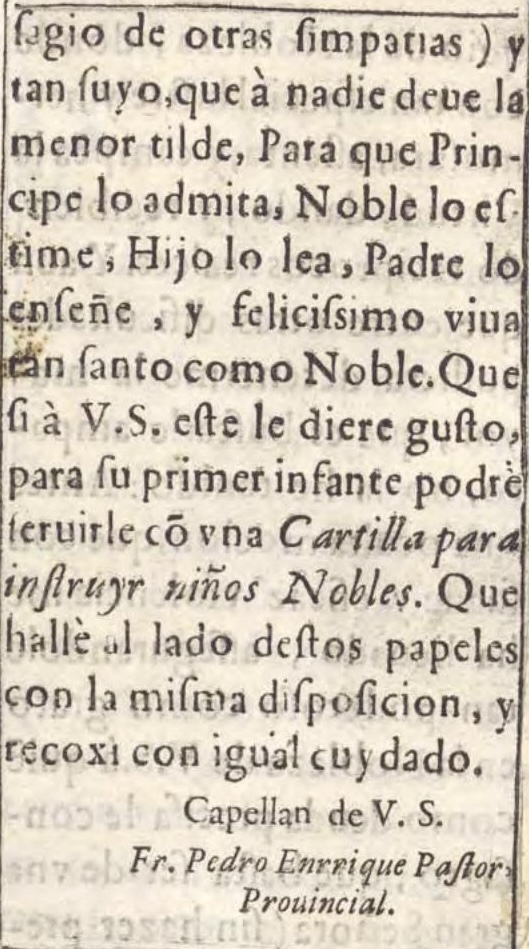
#> input picture cropped_pages/0.jpg, 529 x 949 px, found by its file name; its folder holds only this picture in this run
$ jupyter execute --allow-errors transformer_text_recognition.ipynb   (shell and % lines are left out)
#> lines starting #> are read from the running program, lines starting #| are printed output that depends on the picture; after the words box and inside, x2 and y2 are one past the last pixel; in counts of white or black regions, pixels touching at a corner belong together
[cell 1]
from pathlib import Path
import numpy as np
import math
from itertools import groupby
import h5py
import numpy as np
import unicodedata
import cv2
import torch
from torch import nn
from torchvision.models import resnet50, resnet101
from torch.autograd import Variable
import torchvision
from torch.utils.data import Dataset
import time

[cell 2]
import os
import multiprocessing
import numpy as np
from tqdm import tqdm
from functools import partial
import cv2
import numba as nb

# [262 lines left out: functions estimate_light_distribution, illumination_compensation, sauvola, remove_cursive_style, preprocess, preprocess_images_in_folder, not called in this run]

[cell 3]
import html
import string
import re

# [7 lines left out: function normalization, not called in this run]


RE_DASH_FILTER = re.compile(r'[\-\˗\֊\‐\‑\‒\–\—\⁻\₋\−\﹣\－]', re.UNICODE)
RE_APOSTROPHE_FILTER = re.compile(r'&#39;|[ʼ՚＇‘’‛❛❜ߴߵ`‵´ˊˋ{}{}{}{}{}{}{}{}{}]'.format(
    chr(768), chr(769), chr(832), chr(833), chr(2387),
    chr(5151), chr(5152), chr(65344), chr(8242)), re.UNICODE)
RE_RESERVED_CHAR_FILTER = re.compile(r'[¶¤«»]', re.UNICODE)
RE_LEFT_PARENTH_FILTER = re.compile(r'[\(\[\{\⁽\₍\❨\❪\﹙\（]', re.UNICODE)
RE_RIGHT_PARENTH_FILTER = re.compile(r'[\)\]\}\⁾\₎\❩\❫\﹚\）]', re.UNICODE)
RE_BASIC_CLEANER = re.compile(r'[^\w\s{}]'.format(re.escape(string.punctuation)), re.UNICODE)

LEFT_PUNCTUATION_FILTER = """!%&),.:;<=>?@\\]^_`|}~"""
RIGHT_PUNCTUATION_FILTER = """"(/<=>@[\\^_`{|~"""
NORMALIZE_WHITESPACE_REGEX = re.compile(r'[^\S\n]+', re.UNICODE)

# [21 lines left out: function text_standardize, not called in this run]

[cell 4]
class PositionalEncoding(nn.Module):
    # [11 lines left out: function __init__, not called in this run]

    def forward(self, x):
        x = x + self.pe[:x.size(0), :]
        return self.dropout(x)


class OCR(nn.Module):

    def __init__(self, vocab_len, hidden_dim, nheads,
                 num_encoder_layers, num_decoder_layers):
        super().__init__()

        # create ResNet-101 backbone
        self.backbone = resnet101()
        del self.backbone.fc

        # create conversion layer
        self.conv = nn.Conv2d(2048, hidden_dim, 1)

        # create a default PyTorch transformer
        self.transformer = nn.Transformer(
            hidden_dim, nheads, num_encoder_layers, num_decoder_layers)

        # prediction heads with length of vocab
        # DETR used basic 3 layer MLP for output
        self.vocab = nn.Linear(hidden_dim,vocab_len)

        # output positional encodings (object queries)
        self.decoder = nn.Embedding(vocab_len, hidden_dim)
        self.query_pos = PositionalEncoding(hidden_dim, .2)

        # spatial positional encodings, sine positional encoding can be used.
        # Detr baseline uses sine positional encoding.
        self.row_embed = nn.Parameter(torch.rand(50, hidden_dim // 2))
        self.col_embed = nn.Parameter(torch.rand(50, hidden_dim // 2))
        self.trg_mask = None

    # [16 lines left out: functions generate_square_subsequent_mask, get_feature, not called in this run]


    def make_len_mask(self, inp):
        return (inp == 0).transpose(0, 1)


    # [29 lines left out: function forward, not called in this run]


def make_model(vocab_len, hidden_dim=256, nheads=4,
                 num_encoder_layers=4, num_decoder_layers=4):

    return OCR(vocab_len, hidden_dim, nheads,
                 num_encoder_layers, num_decoder_layers)

[cell 5]
"""
Uses generator functions to supply train/test with data.
Image renderings and text are created on the fly each time.
"""

class DataGenerator(Dataset):
    """Generator class with data streaming"""

    # [44 lines left out: functions __init__, __getitem__, not called in this run]

    def __len__(self):
      return self.size


class Tokenizer():
    """Manager tokens functions and charset/dictionary properties"""

    def __init__(self, chars, max_text_length=128):
        self.PAD_TK, self.UNK_TK,self.SOS,self.EOS = "¶", "¤", "SOS", "EOS"
        self.chars = [self.PAD_TK] + [self.UNK_TK ]+ [self.SOS] + [self.EOS] +list(chars)
        self.PAD = self.chars.index(self.PAD_TK)
        self.UNK = self.chars.index(self.UNK_TK)

        self.vocab_size = len(self.chars)
        self.maxlen = max_text_length

    # [31 lines left out: functions encode, decode, remove_tokens, not called in this run]

[cell 6]
class LabelSmoothing(nn.Module):
    "Implement label smoothing."
    def __init__(self, size, padding_idx=0, smoothing=0.0):
        super(LabelSmoothing, self).__init__()
        self.criterion = nn.KLDivLoss(size_average=False)
        self.padding_idx = padding_idx
        self.confidence = 1.0 - smoothing
        self.smoothing = smoothing
        self.size = size
        self.true_dist = None

    # [11 lines left out: function forward, not called in this run]

[cell 7]
import os
import datetime
import string

batch_size = 16
epochs = 200


source = 'bentham'
source_path = '/kaggle/input/bentham-dataset/bentham.hdf5'
output_path = os.path.join("..", "output", source)
target_path = os.path.join(output_path, "checkpoint_weights_iam.hdf5")
os.makedirs(output_path, exist_ok=True)

# define input size, number max of chars per line and list of valid chars
input_size = (1024, 128, 1)
max_text_length = 128
charset_base = string.printable[:95]

print("source:", source_path)
print("output", output_path)
print("target", target_path)
print("charset:", charset_base)

[cell 8]
import torchvision.transforms as T

#> (the rest of this cell did not finish here and is left out)

[cell 9]
tokenizer = Tokenizer(charset_base)

#> (a cell that did not finish here is left out)

#> (a cell that did not finish here is left out)

#> (a cell that did not finish here is left out)

[cell 13]
# [39 lines left out: functions train, evaluate, not called in this run]

[cell 14]
#train model

# [5 lines left out: function epoch_time, not called in this run]

best_valid_loss = np.inf
c = 0

train_losses_pre = []
val_losses_pre = []

#> (the rest of this cell did not finish here and is left out)

[cell 15]
#the model has been trained for 200 epochs, and the recorded training loss after 200 epochs = 0.041

#> (a cell that did not finish here is left out)

_=model.to(device)

model.load_state_dict(torch.load('/kaggle/input/pretrain_bentham/pytorch/bentham_pretrain/1/bentham_pretrained_model.pt'))

[cell 17]
# [9 lines left out: function get_memory, not called in this run]

[cell 18]
# [23 lines left out: function test, not called in this run]

#> (a cell that did not finish here is left out)

[cell 20]
import string
import unicodedata
import editdistance
import numpy as np


# [35 lines left out: function ocr_metrics, not called in this run]

#> (a cell that did not finish here is left out)

#### The following are the results for the public dataset. i.e. Bentham Dataset.

[cell 22]
import matplotlib.pyplot as plt


error_types = ['CER', 'WER', 'SER']
#> (the rest of this cell did not finish here and is left out)

### The cells below are for finetuning based on the given Spanish Literature.

[cell 23]
import cv2
import numpy as np
import pytesseract
import os
import h5py
import pandas as pd
from torch.utils.data import Dataset


import cv2
import numpy as np
import pytesseract
import os
import h5py
import pandas as pd
from torch.utils.data import Dataset


def crop_dict(page):

    page = cv2.imread(page)
#> page is the input picture: shape (949, 529, 3); mean B, G, R 186.9, 201.7, 211.2
    master_page_par_line_list = []

    image = cv2.cvtColor(np.array(page), cv2.COLOR_RGB2GRAY)
    _, image = cv2.threshold(image, 127, 255, cv2.THRESH_BINARY)
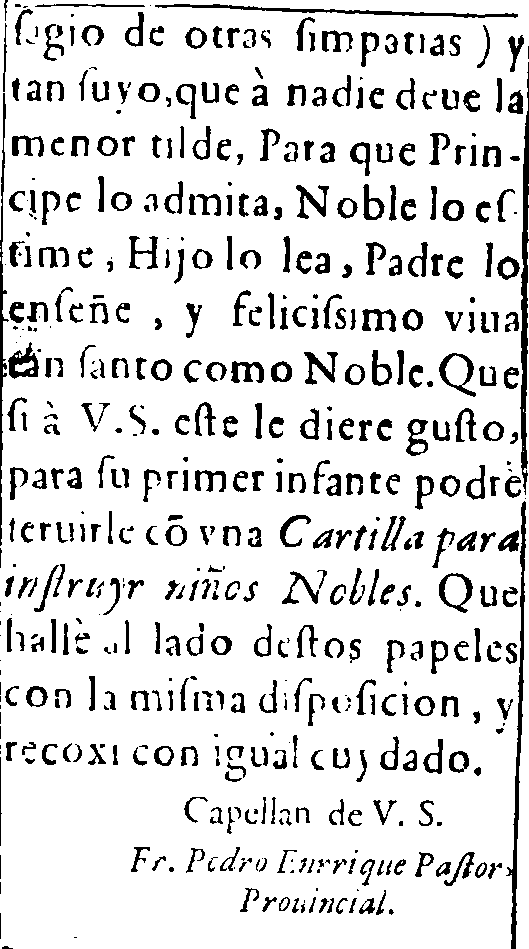
#> image: shape (949, 529); 87.2% white; 534 black regions (99 under 20 px), largest, box (x1, y1, x2, y2) and area: (520, 62, 529, 495) 2013, (506, 501, 526, 949) 1803, (155, 4, 518, 18) 1153

    data = pytesseract.image_to_data(image,config='--oem 3 --psm 6', output_type='dict')

    page_num = 1

    df = pd.DataFrame(data)
    df = df[df["conf"] > 0]
    df["page_num"] = page_num

    page_par_line_dict = {}
    for index, row in df.iterrows():
        page_par_line = f"{page_num}_{row['par_num']}_{row['line_num']}"
        if(page_par_line not in page_par_line_dict):
            page_par_line_dict[page_par_line] = {"text": str(row["text"]) + " ", "box": (row['left'], row['top'], row['left'] + row['width'], row['top'] + row['height'])}
        else:
            page_par_line_dict[page_par_line]["text"] = page_par_line_dict[page_par_line]["text"] + str(row["text"]) + " "
            page_par_line_dict[page_par_line]['box'] = (min(page_par_line_dict[page_par_line]['box'][0], row['left']),
                                                    min(page_par_line_dict[page_par_line]['box'][1], row['top']),
                                                    max(page_par_line_dict[page_par_line]['box'][2], row['left'] + row['width']),
                                                    max(page_par_line_dict[page_par_line]['box'][3], row['top'] + row['height']))


    for entry in page_par_line_dict:
        splitted_key = entry.split('_')
        entry_value = page_par_line_dict[entry]
        master_page_par_line_list.append({
            'page_number' : splitted_key[0],
            'paragraph_number' : splitted_key[1],
            'line_number' : splitted_key[2],
            'entry_text' : entry_value['text'],
            'bounding_box' : entry_value['box']
        })

    imgs_cropped = {}


    img_text_dict = {"dt" : [], "gt" : []}

    for line in page_par_line_dict.values():
        if line['box'] is not None:
            cv2.rectangle(image, (line['box'][0], line['box'][1]), (line['box'][2], line['box'][3]), (0, 0, 255), 2)
            img_cropped = image[line['box'][1]:line['box'][3], line['box'][0]:line['box'][2]]
            if not os.path.exists('cropped_lines'):
                os.makedirs('cropped_lines')
            cv2.imwrite(f"cropped_lines/{line['box'][1]}.jpg", img_cropped)
#             print(line['text'])
            imgs_cropped[line['box'][1]] = img_cropped
            assert os.path.exists(f'cropped_lines/{line["box"][1]}.jpg')
            img_text_dict["dt"].append(preprocess(f"cropped_lines/{line['box'][1]}.jpg",(1024,128,1)))
            img_text_dict["gt"].append(line['text'].encode())

    return img_text_dict


class DataGenerator_Sp(Dataset):
    # [34 lines left out: functions __init__, __getitem__, not called in this run]

    def __len__(self):
        return self.size

[cell 24]
cropped = os.listdir("/kaggle/input/spanish-cropped/cropped_pages")
cropped_sorted = sorted([filename for filename in cropped if filename.endswith('.jpg')], key=lambda x: int(os.path.splitext(x)[0]))
print(cropped_sorted)
c_list = []

#> (the rest of this cell did not finish here and is left out)

#> (a cell that did not finish here is left out)

#> (a cell that did not finish here is left out)

_=pretrained_model.to(device)

pretrained_model.load_state_dict(torch.load('/kaggle/input/pretrain_bentham/pytorch/bentham_pretrain/1/bentham_pretrained_model.pt'))

#> (a cell that did not finish here is left out)


$ run again, on cropped_pages/12.jpg
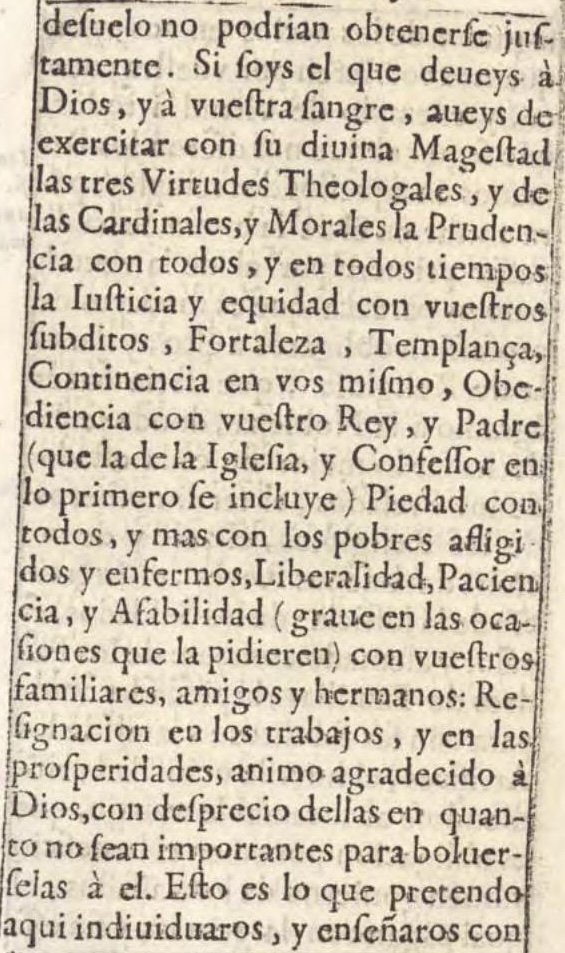
#> input picture cropped_pages/12.jpg, 565 x 953 px, found by its file name
#> in crop_dict, page is the input picture: shape (953, 565, 3); mean B, G, R 177, 195.6, 207
#> in crop_dict, `_, image = cv2.threshold(image, 127, 255, cv2.THRESH_BINARY)`:
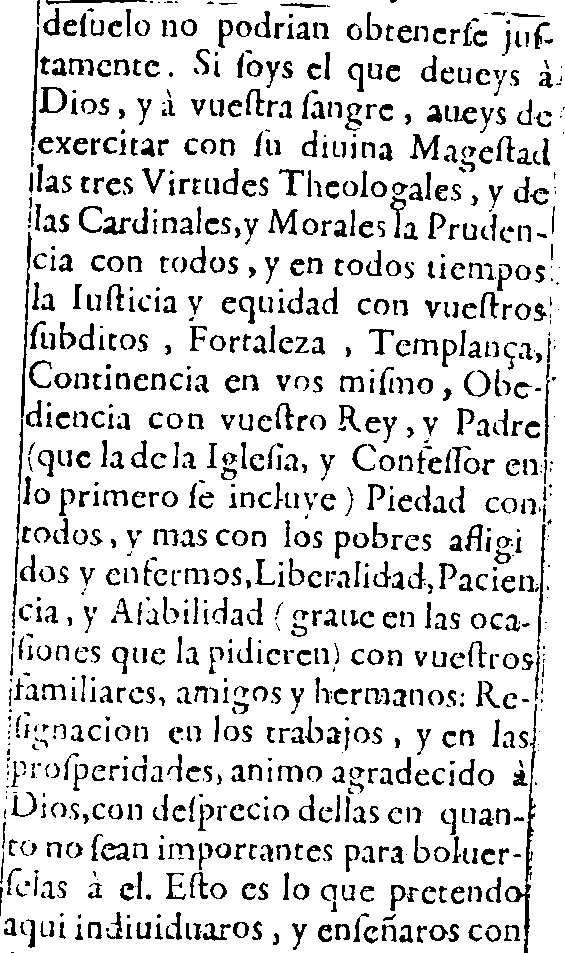
#> image: shape (953, 565); 85.2% white; 1066 black regions (233 under 20 px), largest, box (x1, y1, x2, y2) and area: (505, 704, 537, 953) 954, (21, 232, 32, 418) 506, (12, 419, 23, 629) 476

$ run again, on cropped_pages/13.jpg
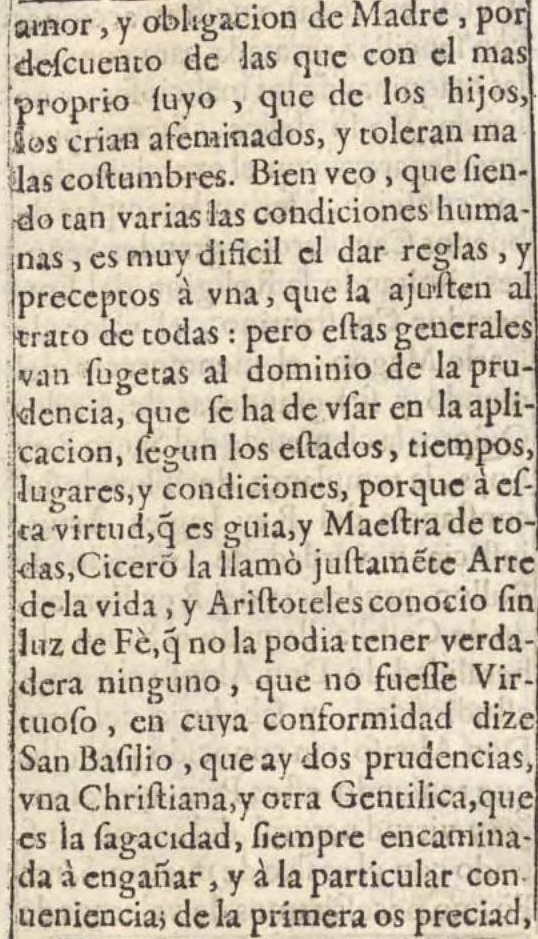
#> input picture cropped_pages/13.jpg, 538 x 939 px, found by its file name
#> in crop_dict, page is the input picture: shape (939, 538, 3); mean B, G, R 170.2, 189.9, 201.5
#> in crop_dict, `image = cv2.cvtColor(np.array(page), cv2.COLOR_RGB2GRAY)`:
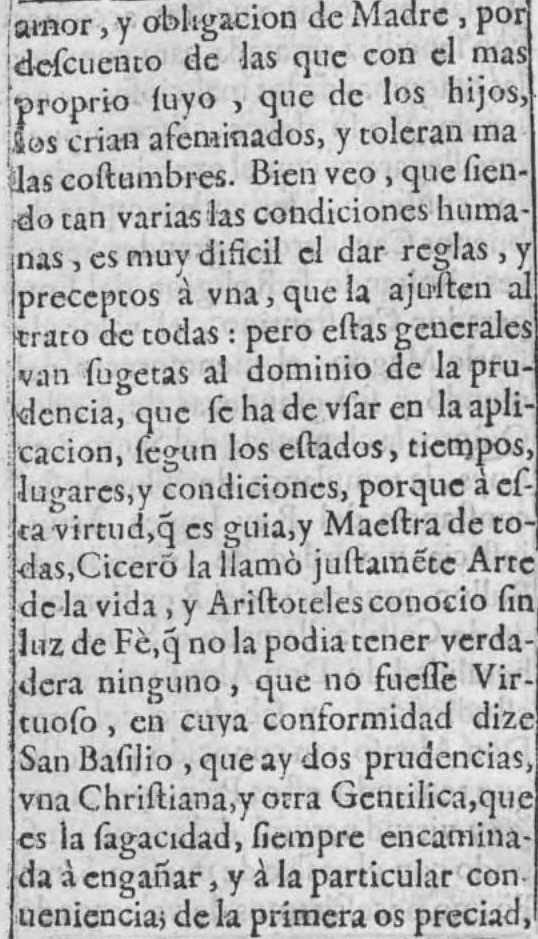
#> image: shape (939, 538); min 23, max 245, mean 185.4
#> in crop_dict, `_, image = cv2.threshold(image, 127, 255, cv2.THRESH_BINARY)`:
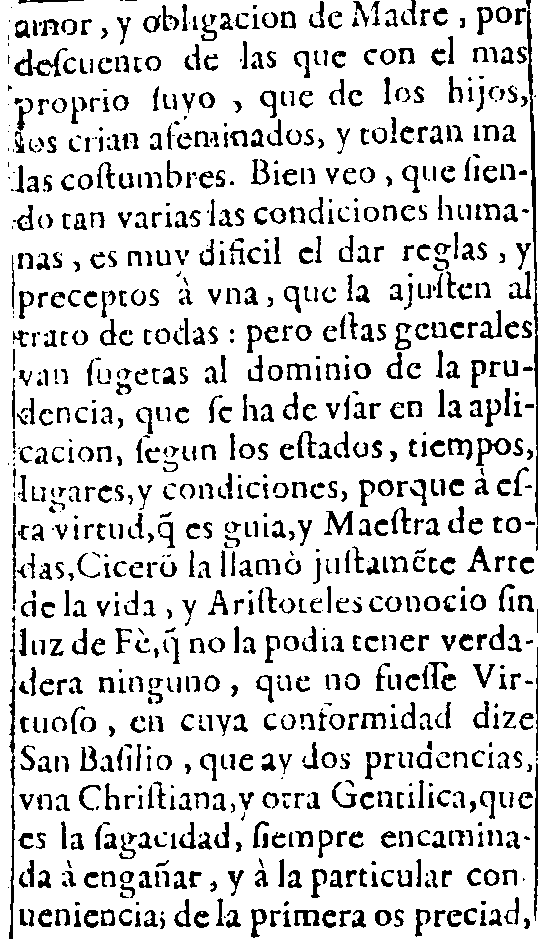
#> image: shape (939, 538); 84.2% white; 1032 black regions (186 under 20 px), largest, box (x1, y1, x2, y2) and area: (527, 10, 538, 525) 1482, (9, 632, 16, 939) 830, (534, 763, 538, 921) 430

$ run again, on cropped_pages/14.jpg
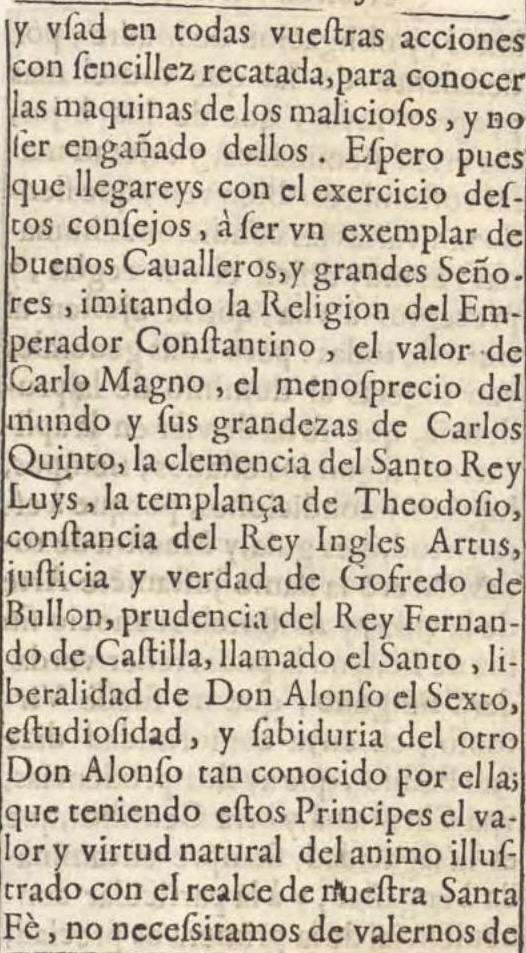
#> input picture cropped_pages/14.jpg, 526 x 953 px, found by its file name
#> in crop_dict, page is the input picture: shape (953, 526, 3); mean B, G, R 171.1, 190.9, 202.1
#> in crop_dict, `image = cv2.cvtColor(np.array(page), cv2.COLOR_RGB2GRAY)`:
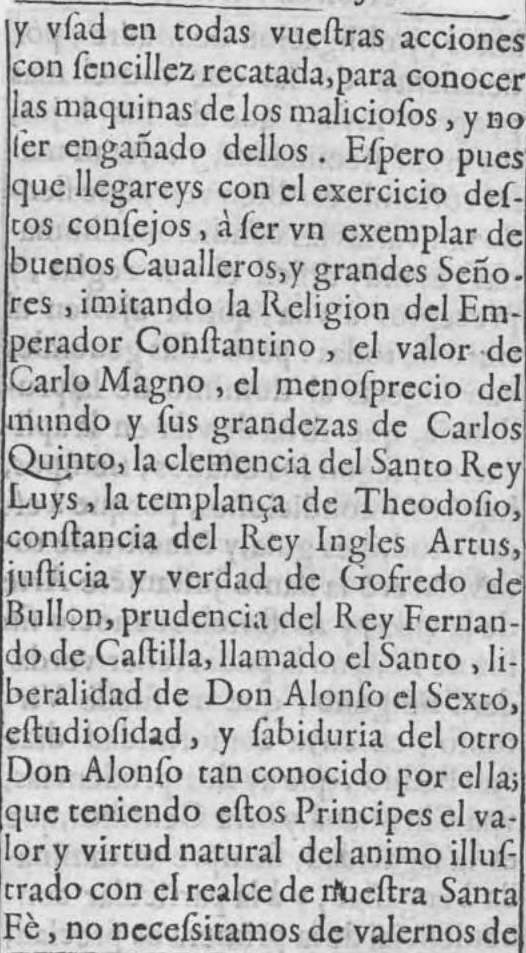
#> image: shape (953, 526); min 26, max 245, mean 186.3
#> in crop_dict, `_, image = cv2.threshold(image, 127, 255, cv2.THRESH_BINARY)`:
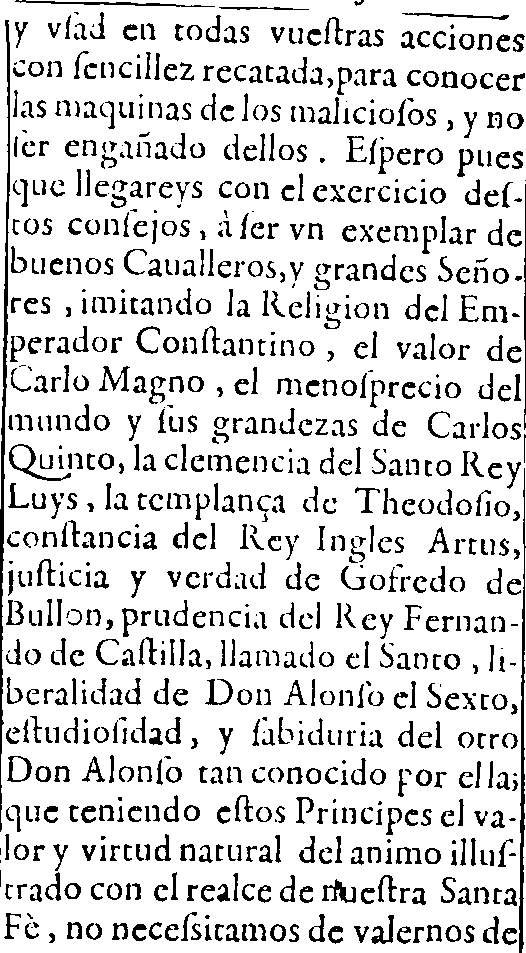
#> image: shape (953, 526); 84.7% white; 928 black regions (113 under 20 px), largest, box (x1, y1, x2, y2) and area: (0, 20, 10, 832) 2222, (519, 468, 526, 953) 1331, (15, 0, 215, 7) 431
